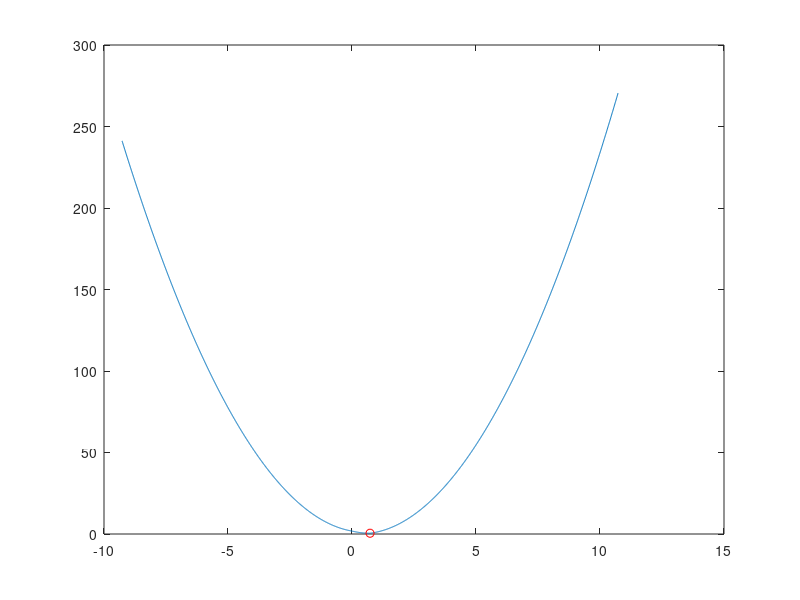
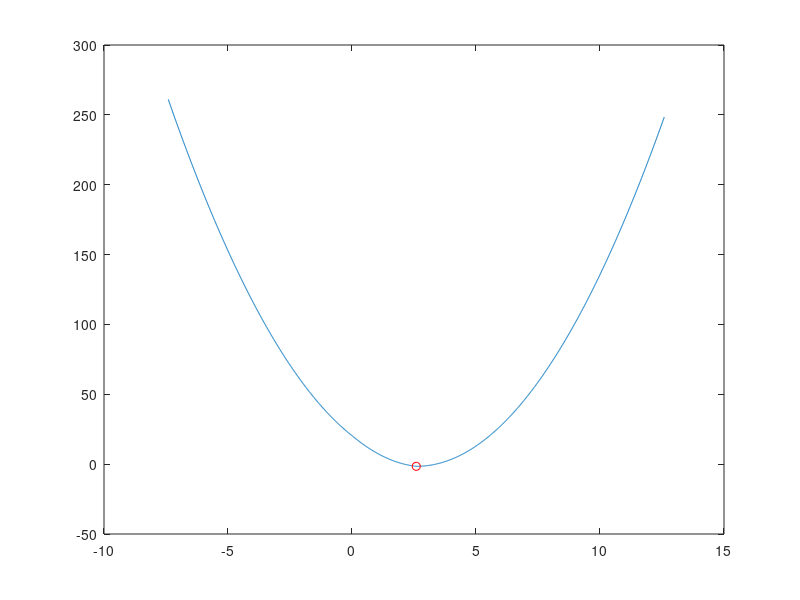
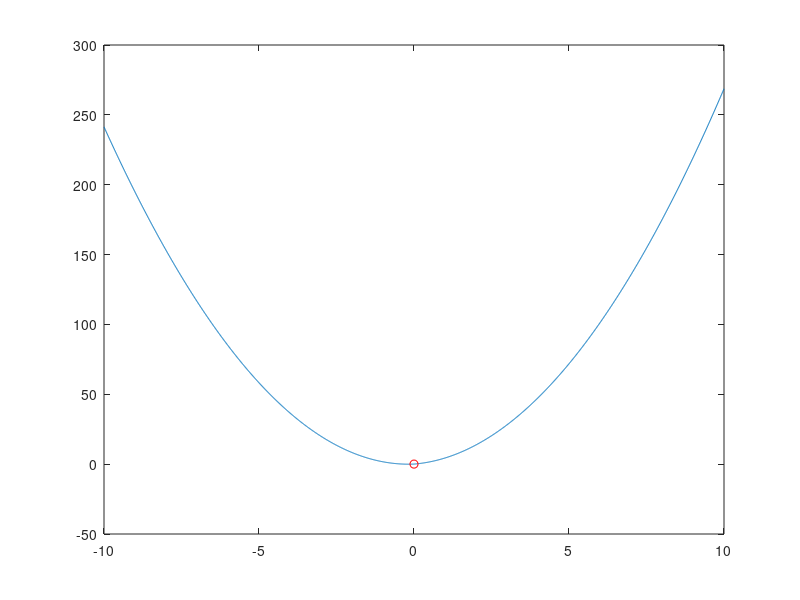
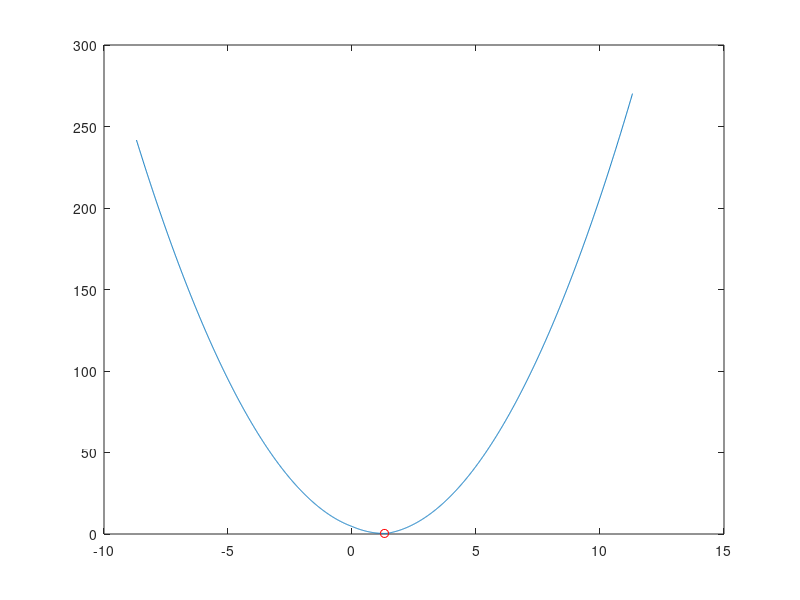

Source code (MATLAB) for these figures, in order:
clear all; clc;

m=8;
n=6;
r = 3;
W0 = randn(m,r);
H0 = randn(r,n);
X = max(0, W0*H0);


lambda = randn(m,n);
rho=5;


[U,S,V] = svds(X,r);
Theta = U*S*V';

W = U;
H = S*V';

A = W*H;

%for k=1:100
    Y =rho*A - lambda;


    p = find(Y>1);
    q = find(Y<(-1));
    r1 = find(Y> 0);
    r2 = find(Y<1);
    r = intersect(r1,r2);
    s1 = find(Y> (-1));
    s2 = find(Y<0);
    s = intersect(s1,s2);


    t1 = (rho*A - lambda) ./ (rho);
    t21 = (rho*A - lambda -1 ) ./ (rho);
    t22 = (rho*A - lambda +1 ) ./ (rho);
    t23 = X; 
    t2 = max(min(t22,X), t21); 

    g1 = X +  t1.*lambda + rho/2*(t1 - A).^2;
    % g21 = abs(X - t21) + t21.*lambda + rho/2*(t21 - A).^2;
    % g22 = abs(X - t22) + t22.*lambda + rho/2*(t22 - A).^2;
    % g23 = abs(X - t23) + t23.*lambda + rho/2*(t23 - A).^2; 

    g2 = abs(X - t2) + t2.*lambda + rho/2*(t2 - A).^2;
    
    

    Theta(p)=t2(p);
    Theta(q)=t1(q);
    Theta(r)=0;


    if g1(s)<g2(s)

        Theta(s) = t1(s);
    else
        Theta(s) = t2(s);
    end




    obj = abs(X - max(0,Theta)) + lambda.*Theta + rho/2 .* (Theta - A).^2;

    %W = (1/rho) * ((H*H') \ (H* lambda' + rho * H * Theta') );
    %W = W';
    %H = (1/rho) * ((W'*W) \ (W' * lambda + rho * W' * Theta) );
    %A = W*H;
    %lambda = lambda + rho*(Theta - A);

    for i = 1 : m
        for j = 1 : n
            thetaijint = [Theta(i,j)-10:0.01:Theta(i,j)+10]; 
            for k = 1 : length(thetaijint)
                fthetaijint(k) = abs(X(i,j) - max(0,thetaijint(k))) + lambda(i,j).*thetaijint(k) + rho/2 .* (thetaijint(k) - A(i,j)).^2; 
            end

            %if min(fthetaijint) < obj(i,j)-1e-12
                %disp('PROBLEM in your formula Atharva')
                  figure; 
            plot(thetaijint,fthetaijint);
            hold on; 
            plot(Theta(i,j),obj(i,j),'ro'); 

                %keyboard
            %end

        end
    end
%    error(k)= obj(i,j);

%end
